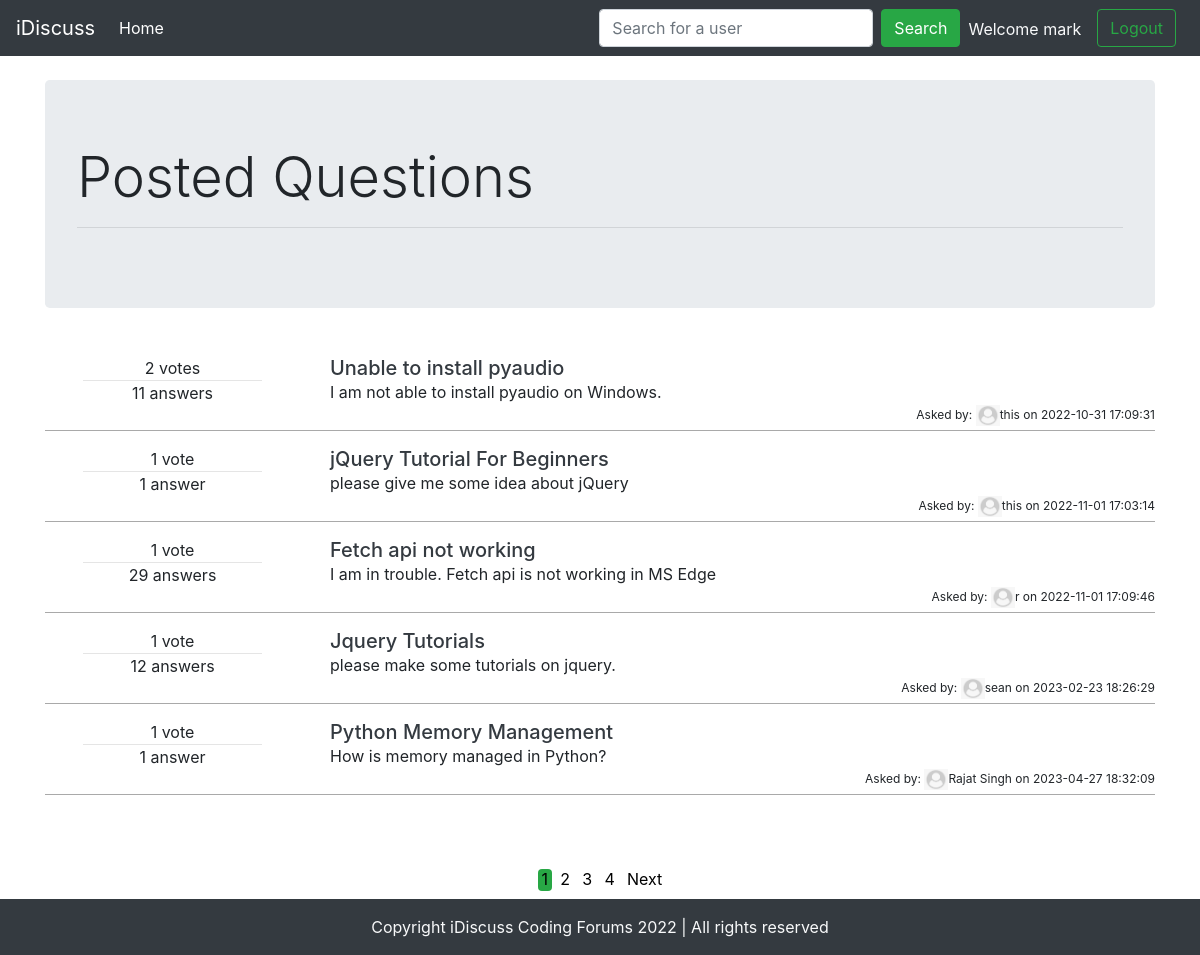
The page /panels.php?records=questions (signed in) on the database its author committed.
### tables this page shows
CREATE TABLE `threads` (
  `thread_id` int(7) NOT NULL,
  `thread_title` varchar(255) NOT NULL,
  `thread_desc` text NOT NULL,
  `thread_cat_id` int(7) NOT NULL,
  `thread_user_id` int(7) NOT NULL,
  `timestamp` datetime NOT NULL DEFAULT current_timestamp(),
  `netvotes` int(7) NOT NULL,
  `total_answers` int(7) NOT NULL
);

CREATE TABLE `users` (
  `sno` int(8) NOT NULL,
  `username` varchar(30) NOT NULL,
  `user_email` varchar(50) NOT NULL,
  `user_pass` varchar(255) NOT NULL,
  `timestamp` datetime NOT NULL DEFAULT current_timestamp(),
  `loggedin` tinyint(1) NOT NULL
);

### panels.php (the view, shortened to what this page needs)
<!doctype html>
<html lang="en">
<head>
    <link rel="stylesheet" href="/forum/css/bootstrap.min.css"
>
</head>
<body>
    <?php include 'partials/_dbconnect.php'?>
    <?php
        function top_heading($heading, $data)
        {
            echo '<div class="container my-4">
                    <div class="jumbotron">
                        <h1 class="display-4">'.$heading.'</h1>
                        <hr class="my-3">
                        <p class="lead">'.$data.'</p>';
                   echo '</div>
                  </div>';
        }
        function get_starting_row($total_records, $num_of_records, $action)
        {
            $total_pages = ceil($total_records / $num_of_records);
            if (isset($_GET["page"]) && (is_int((int)$_GET["page"])))
            {
               if($_GET["page"]>=1 && $_GET["page"]<=$total_pages)
               {
                   $page_number = (int)$_GET["page"];
               }
               else if($_GET["page"]<1)
               {
                   $page_number=1;
               }
               else if($_GET["page"]>$total_pages)
               {
                   $page_number=$total_pages;
               }
            }
            else
            {
               $page_number=1;
            }
           $starting_row = ($page_number-1) * $num_of_records;
           if($action=="startingpoint")
           {
            return $starting_row;
           }
           else if($action=="page")
           {
            return $page_number;
           }
        }
        function shorten_string($data, $length)
        {
            $string = strip_tags($data);
                return $string;
        }
    ?>
  <?php
        if(isset($_SESSION['adminloggedin'])&&$_SESSION['adminloggedin']==true)
        {
            include 'partials/_adminheader.php';
            if(isset($_GET['records']))
            {
                $per_page_record = 5;
                $records_table=$_GET['records'];
                if($records_table=="ttlusers")
                {
                    $sql="SELECT COUNT(*) FROM `users`";
                    $result=mysqli_query($conn, $sql);
                    $row=mysqli_fetch_row($result);
                    $count=$row[0];
                    if($count>0)
                    {
                        top_heading('All Users', null);
                        echo '<div class="container mb-5" id="maincontainer">';
                        $start_from = get_starting_row($count, $per_page_record, "startingpoint");
                        $page = get_starting_row($count, $per_page_record, "page");
                        $sql="SELECT * FROM `users` LIMIT $start_from, $per_page_record";
                        $result = mysqli_query($conn, $sql);
                        $noResult=true;
                        while($row=mysqli_fetch_assoc($result)){
                            $noResult=false;
                            $user_id=$row['sno'];
                            $username=$row['username'];
                            $user_email=$row['user_email'];
                            $timestamp=$row['timestamp'];
                        echo '<div class="row">
                              <div class="col-9 media mt-3">'.
                              '<div class="media-body">
                                  <h5 class="my-0"><a class="text-dark" href="userprofile.php?uid='. $user_id .'">'. $username .'</a></h5>
                                  <span style="font-size:14px;">Email: <span class="text-success">'. $user_email .'</span></span>
                                  &nbsp;&nbsp;&nbsp;&nbsp;<span style="font-size:14px;">Profile Created On: <span class="text-success">'. $timestamp .'</span></span>
                                  </div>
                                  </div>
                                  </div>
                                  <hr class="dark my-0" style="border-top: 0.5px solid #A9A9A9">';
                              }
                     echo '</div>';
                    }
                    else
                    {
                        top_heading('No Questions Found', 'No one asked any question');
                        echo '<div class="container mb-5" id="maincontainer"></div>';
                        $page = get_starting_row($count, $per_page_record, "page");
                    }
                }
                else if($records_table=="questions")
                {
                    $sql="SELECT COUNT(*) FROM `threads`";
                    $result=mysqli_query($conn, $sql);
                    $row=mysqli_fetch_row($result);
                    $count=$row[0];
                    if($count>0)
                    {
                        top_heading('Posted Questions', null);
                        echo '<div class="container mb-5" id="maincontainer">';
                        $start_from = get_starting_row($count, $per_page_record, "startingpoint");
                        $page = get_starting_row($count, $per_page_record, "page");
                        $sql="SELECT * FROM `threads` ORDER BY netvotes DESC LIMIT $start_from, $per_page_record";
                        $result = mysqli_query($conn, $sql);
                        while($row=mysqli_fetch_assoc($result)){
                            $thread_id=$row['thread_id'];
                            $title=$row['thread_title'];
                            $thread_time=$row['timestamp'];
                            $thread_user_id=$row['thread_user_id'];
                            $netvotes=$row['netvotes'];
                            $total_answers=$row['total_answers'];
                            $sql2="SELECT username FROM `users` WHERE sno='$thread_user_id'";
                            $result2=mysqli_query($conn, $sql2);
                            $row2=mysqli_fetch_assoc($result2);
                            $desc=$row['thread_desc'];
                            $desc=shorten_string($desc,500);
                        echo  '<div class="row">
                        <div class="col-3 mt-3 text-center">
                        <div>'.$netvotes;
                        if($netvotes==1)
                        {
                          echo ' vote';
                        }
                        else
                        {
                          echo ' votes';
                        }
                        echo '</div>
                        <hr class="col-7 my-0">
                        <div>'.$total_answers;
                        if($total_answers==1)
                        {
                          echo ' answer';
                        }
                        else
                        {
                          echo ' answers';
                        }
                        echo '</div>
                        </div>
                        <div class="col-9 media mt-3">'.
                              '<div class="media-body">
                                  <h5 class="my-0"><a class="text-dark" href="thread.php?threadid='. $thread_id .'">'. $title .'</a></h5>'.'<div>'. $desc .'</div>
                                  </div>
                                  </div>
                                  </div>
                                  <div class="row">
                                  <div class="col-12 my-0 text-right" style="font-size:12px;"> Asked by: <img src="img/userdefault.png" width="24px" alt="...">'. $row2['username'] . ' on '. $thread_time. '</div>';
                                  echo '</div>
                                  <hr class="dark mb-0 mt-1" style="border-top: 0.5px solid #A9A9A9">';
                              }
                        echo '</div>';
                    }
                    else
                    {
                        top_heading('No Questions Found', 'No one asked any question');
                        echo '<div class="container mb-5" id="maincontainer"></div>';
                        $page = get_starting_row($count, $per_page_record, "page");
                    }
                }
            }
            else
            {
                 pagenotfound();
            }
        }
        else
        {
             pagenotfound();
        }
  ?>
<div class="text-center pb-2 page">
      <?php
        $total_pages = ceil($count / $per_page_record);
        $pagLink = "";
        for ($i=1; $i<=$total_pages; $i++) {
          if ($i == $page) {
              $pagLink .= "<a class = 'active rounded' href='panels.php?records=".$records_table."&page="
                                                .$i."'> ".$i." </a>";
          }
          else  {
              $pagLink .= "<a class='rounded'  href='panels.php?records=".$records_table."&page=".$i."'>
                                                ".$i." </a>";
          }
        };
        echo $pagLink;
        if($page<$total_pages){
            echo "<a class='rounded'  href='panels.php?records=".$records_table."&page=".($page+1)."'> Next </a>";
        }
      ?>
      </div>
    <?php include 'partials/_footer.php'?>
</body>
</html>

### panels.php (style rules this page uses)
#maincontainer { min-height: 30vh; }
.page a { color: black; padding-left: 0.1cm; padding-bottom: 2px; margin:2px; text-decoration: none; }
.page a.active { background-color: #28a745; }

### rows shown on the page
threads: netvotes "2", total_answers "11", thread_title "Unable to install pyaudio", thread_desc "I am not able to install pyaudio on Windows.", users.username "this", timestamp "2022-10-31 17:09:31"
threads: netvotes "1", total_answers "1", thread_title "jQuery Tutorial For Beginners", thread_desc "please give me some idea about jQuery", users.username "this", timestamp "2022-11-01 17:03:14"
threads: netvotes "1", total_answers "29", thread_title "Fetch api not working", thread_desc "I am in trouble. Fetch api is not working in MS Edge", users.username "r", timestamp "2022-11-01 17:09:46"
threads: netvotes "1", total_answers "12", thread_title "Jquery Tutorials", thread_desc "please make some tutorials on jquery.", users.username "sean", timestamp "2023-02-23 18:26:29"
threads: netvotes "1", total_answers "1", thread_title "Python Memory Management", thread_desc "How is memory managed in Python?", users.username "Rajat Singh", timestamp "2023-04-27 18:32:09"

### other values the page prints
$_SESSION['username'] "mark"
$heading "Posted Questions"
